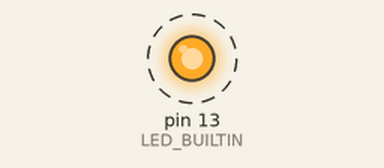
This sketch was run on a simulated Arduino Uno, built with avr-gcc and run on an emulated ATmega328P. Parts: output pins drawn as LEDs (lit = HIGH). Dashed ring = blinking.

Above: at 0.2 s.
Timing chart, 0 to 3.0 s (numbered marks = the images above):
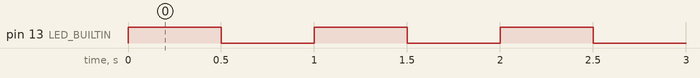

The sketch:

Blink.ino
```cpp
/*
  Blink

  Turns an LED on for [onMilliseconds], then off for [offMilliseconds], repeatedly.

  Based on http://www.arduino.cc/en/Tutorial/Blink
*/

const int onMilliseconds = 500;
const int offMilliseconds = 500;

// the setup function runs once when you press reset or power the board
void setup() {
  // initialize digital pin LED_BUILTIN as an output.
  pinMode(LED_BUILTIN, OUTPUT);
}

// the loop function runs over and over again forever
void loop() {
  digitalWrite(LED_BUILTIN, HIGH);   // turn the LED on (HIGH is the voltage level)
  delay(onMilliseconds);             // wait for onMilliseconds
  digitalWrite(LED_BUILTIN, LOW);    // turn the LED off by making the voltage LOW
  delay(offMilliseconds);            // wait for offMilliseconds
}
```

Measured:
- by itself, pin 13 (LED_BUILTIN): alternates HIGH for 0.50 s and LOW for 0.50 s
